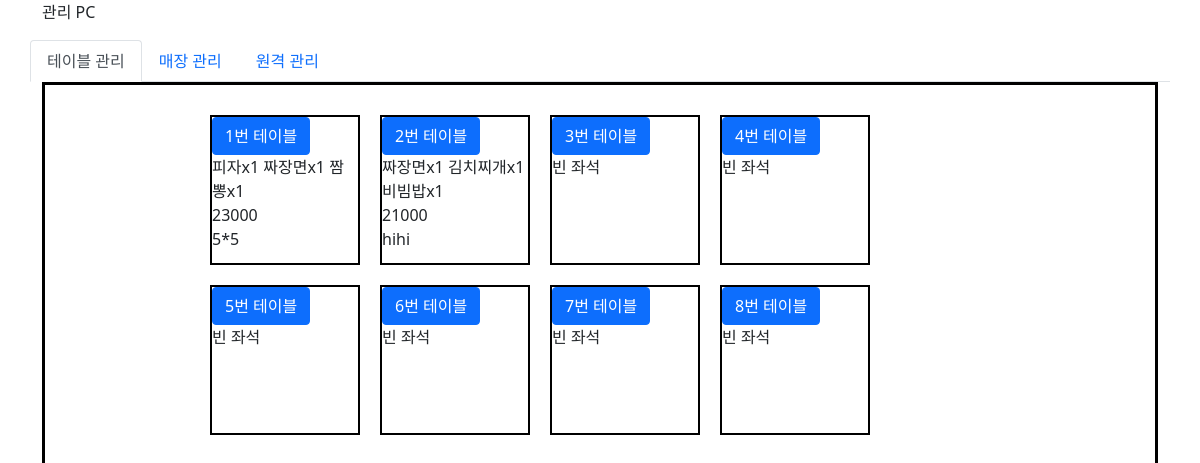
The page / (signed in) on the database as committed earlier.
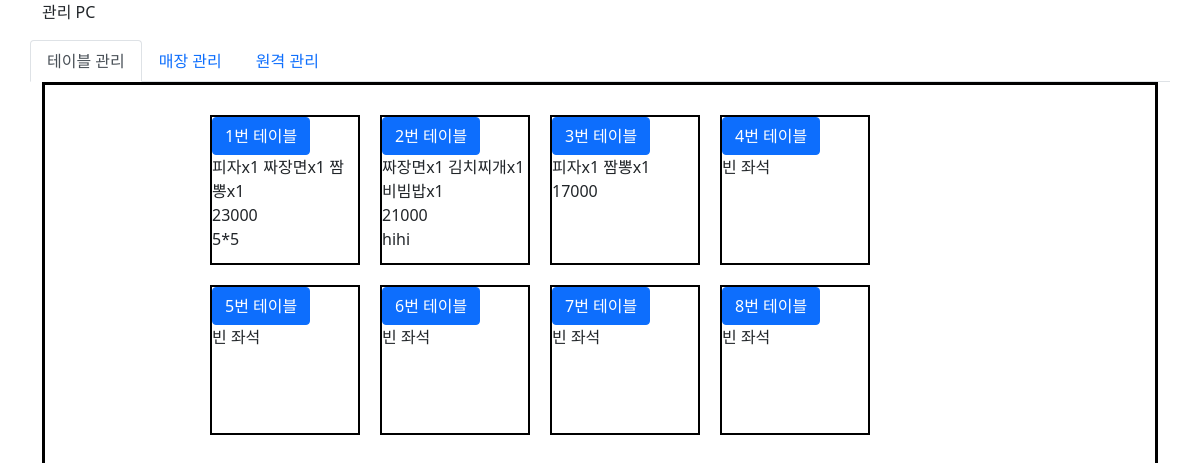
The same page on the database as committed later.
### tables this page shows
CREATE TABLE table2    (order_id integer primary key AUTOINCREMENT,    order_food text, inquery text, total integer, order_pc text, date text);

### server.py (the view, shortened to what this page needs)
@app.route("/", methods=['GET','POST'])
def hello(username=None, rows=None):
    if 'id' in session:
        if request.method == "GET":
            if request.args.get('id'): #삭제
                idx = request.args.get('id')
                delete_result = delete_menu(idx)
                if delete_result == 1:
                    print("메뉴를 정상적으로 삭제했습니다.")
                    return "<script>alert('메뉴를 정상적으로 삭제했습니다.');location.href='./';</script>"
                else:
                    print("비정상적인 요청으로 삭제하지 못했습니다.")
                    return "<script>alert('메뉴를 정상적으로 삭제했습니다.');location.href='./';</script>"
            else:
                username = session['id']
                rows = order_food() #주문 메뉴 조회
                total_price = sum([rows[i][3] for i in range(len(rows))])
                rows1 = menu() #등록 메뉴 조회
                print(rows)
                print(rows1)
                return render_template("./counter_main.html", username=username, rows = rows, rows1=rows1, total_price=total_price)
    else:
        return "<script>alert('로그인 후 이용해주세요.');location.href='./login'</script>"

### server.py (called while the page is built)
def order_food():
    cursor.execute(f"SELECT * FROM table2")
    rows = cursor.fetchall()
    count = len(rows)
    if count < 8:
        empty = 8 - count
        for i in range(empty):
            rows.append(('','','',0,''))
    return rows

def menu():
    cursor.execute("SELECT * FROM table1")
    rows = cursor.fetchall()
    return rows

### templates/counter_main.html (shortened to what this page needs)
<!DOCTYPE html>
<html lang="en">
<head>
    <link href="https://cdn.jsdelivr.net/npm/bootstrap@5.0.2/dist/css/bootstrap.min.css" rel="stylesheet">
    <link href="{{ url_for('static', filename='css/kiosk_counter.css') }}" rel="stylesheet">
</head>
<body>
    <div class="container">
        <div class="row">
            <p> 관리 PC </p>
            <ul class="nav nav-tabs" id="myTab" role="tablist">
                <li class="nav-item" role="presentation">
                  <button class="nav-link active" id="home-tab" data-bs-toggle="tab" data-bs-target="#home-tab-pane" type="button" role="tab" aria-controls="home-tab-pane" aria-selected="true">테이블 관리</button>
                </li>
                <li class="nav-item" role="presentation">
                  <button class="nav-link" id="profile-tab" data-bs-toggle="tab" data-bs-target="#profile-tab-pane" type="button" role="tab" aria-controls="profile-tab-pane" aria-selected="false">매장 관리</button>
                </li>
                <li class="nav-item" role="presentation">
                  <button class="nav-link" id="contact-tab" data-bs-toggle="tab" data-bs-target="#contact-tab-pane" type="button" role="tab" aria-controls="contact-tab-pane" aria-selected="false">원격 관리</button>
                </li>
            </ul>
                <div class="tab-content" id="myTabContent">
                    <div class="tab-pane fade show active" id="home-tab-pane" role="tabpanel" aria-labelledby="home-tab" tabindex="0">
                        <div class="boardred-section">
                            <div class="box">
                                {% for i in range(rows | length) %}
                                <div class="table_box">
                                    <button type="button" class="btn btn-primary" data-bs-toggle="modal" data-bs-target="#staticBackdrop{{ i }}">
                                        {{ i+1 }}번 테이블
                                    </button>
                                      {% if rows[i][0] == '' %}
                                        <br>빈 좌석
                                      {% else %}
                                        <br>{{ rows[i][1]}}
                                        <br> {{ rows[i][3] }}
                                        <br> {{ rows[i][2] }}
                                      {% endif %}
                                </div>
                                {% endfor %}
                            </div>
                        </div>
                    </div>
                </div>
        </div>
    </div>
</body>
</html>

### static/css/kiosk_counter.css (style rules this page uses)
.boardred-section { display: flex; justify-content: center; align-items: center; border: 3px solid black; padding: 20px; }
.box { width: 800px; height: 1300px; margin: auto; }
.table_box { width: 150px; height: 150px; float: left; margin: 10px; border: 2px solid black; }

Rows that differ between the two databases and show on the page:
added table2: order_food "피자x1 짬뽕x1", total "17000"
Other text that changed with them:
new list line: "3 번 테이블"
list line gone: "3 번 테이블 빈 좌석"
